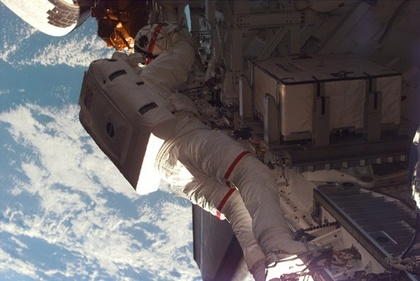
%> input picture Enhazing-Retinex/test.jpg, 420 x 281 px, shrunk from 590 x 395 before the run
$ octave Main_Retinex.m   (GNU Octave 9; MATLAB toolbox functions it lacks are replaced by stand-ins)
%> lines starting %> are read from the running program, lines starting %| are printed output that depends on the picture
### Enhazing-Retinex/retinex_frankle_mccann.m
function Retinex = retinex_frankle_mccann(L, nIterations)

% RETINEX_FRANKLE_McCANN:
%         Computes the raw Retinex output from an intensity image, based on the
%         original model described in:
%         Frankle, J. and McCann, J., "Method and Apparatus for Lightness Imaging"
%         US Patent #4,384,336, May 17, 1983
%
% INPUT:  L           - logarithmic single-channel intensity image to be processed
%         nIterations - number of Retinex iterations
%
% OUTPUT: Retinex     - raw Retinex output
%
% NOTES:  - The input image is assumed to be logarithmic and in the range [0..1]
%         - To obtain the retinex "sensation" prediction, a look-up-table needs to
%         be applied to the raw retinex output
%         - For colour images, apply the algorithm individually for each channel
%
% AUTHORS: Florian Ciurea, Brian Funt and John McCann.
%          Code developed at Simon Fraser University.
%
% For information about the code see: Brian Funt, Florian Ciurea, and John McCann
% "Retinex in Matlab," by Proceedings of the IS&T/SID Eighth Color Imaging
% Conference: Color Science, Systems and Applications, 2000, pp 112-121.
%
% paper available online at http://www.cs.sfu.ca/~colour/publications/IST-2000/
%
% Copyright 2000. Permission granted to use and copy the code for research and
% educational purposes only.  Sale of the code is not permitted. The code may be
% redistributed so long as the original source and authors are cited.

global RR IP OP NP Maximum
RR = L;
Maximum = max(L(:));                                 % maximum color value in the image
[nrows, ncols] = size(L);

shift = 2^(fix(log2(min(nrows, ncols)))-1);          % initial shift
OP = Maximum*ones(nrows, ncols);                     % initialize Old Product

while (abs(shift) >= 1)
   for i = 1:nIterations
      CompareWith(0, shift);                         % horizontal step
      CompareWith(shift, 0);                         % vertical step
   end
   shift = -shift/2;                                 % update the shift
end
Retinex = NP;

% [13 lines left out: function CompareWith, not called in this run]

### Enhazing-Retinex/Main_Retinex.m
%% 程序分享
% 个人博客 www.aomanhao.top
% Github https://github.com/AomanHao
% CSDN https://blog.csdn.net/Aoman_Hao
%--------------------------------------

clear
close all
clc
%% 读取图像
I=imread('test.jpg');
%> I is the input picture: size 281x420x3 uint8; mean R, G, B 102, 97.2, 99.4
figure;imshow(I);title('原图');

m=size(I,1);
%> m = 281
n=size(I,2);
%> n = 420
% 初始化矩阵
rr = zeros(m,n);
gg = zeros(m,n);
bb = zeros(m,n);
% eps的目的是防止分母出现0的时候产生正负无穷

% 如果反射率分量是乘性的，那需要变换到对数域
rr = log(double(I(:,:,1))+eps);
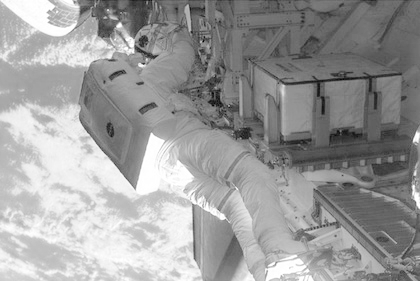
%> rr: size 281x420 double; min 2.71, max 5.54, mean 4.44; drawn with min black and max white
gg = log(double(I(:,:,2))+eps);
bb = log(double(I(:,:,3))+eps);
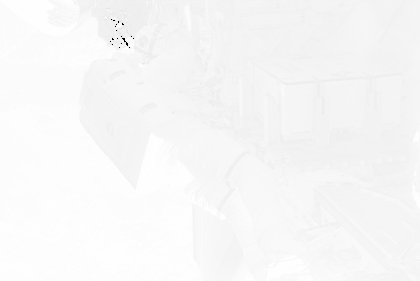
%> bb: size 281x420 double; min -36.04, max 5.54, mean 4.33; drawn with min black and max white

% 如果反射率分量是加性的，那只需要归一化就可以
% rr = double(rgb(:,:,1))+eps;
% gg = double(rgb(:,:,2))+eps;
% bb = double(rgb(:,:,3))+eps;

% 归一化
rr=rr/max(rr(:));
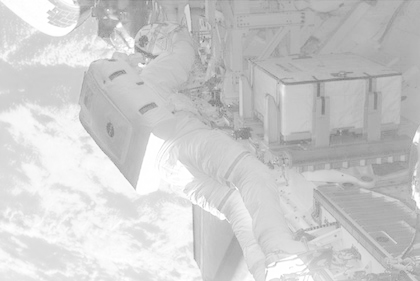
%> rr: size 281x420 double; min 0.489, max 1, mean 0.802
gg=gg/max(gg(:));
bb=bb/max(bb(:));

% Retinex算法
rrr = retinex_frankle_mccann(rr, 8);
%> in retinex_frankle_mccann, `Maximum = max(L(:));`: Maximum = 1
%> in retinex_frankle_mccann, `OP = Maximum*ones(nrows, ncols);`: OP: size 281x420 double; every value is 1
ggg = retinex_frankle_mccann(gg, 8);
bbb = retinex_frankle_mccann(bb, 8);

% e^5.54约等于255，这里Retinex算法输出的是指数分量,每个像素亮度与该点计算结果x的关系为：I=255^x
rrr = round(exp(rrr.*5.54));
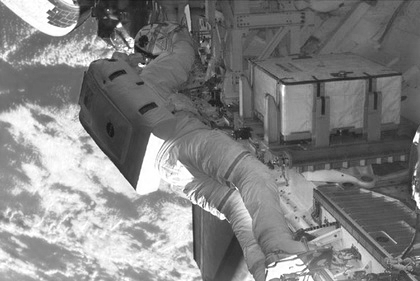
%> rrr: size 281x420 double; min 21, max 255, mean 129.9
ggg = round(exp(ggg.*5.54));
bbb = round(exp(bbb.*5.54));
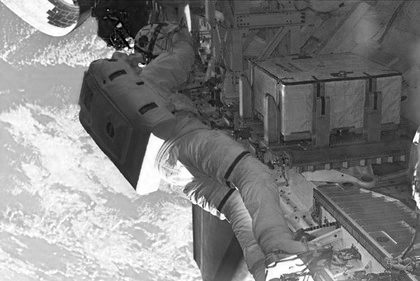
%> bbb: size 281x420 double; min 0, max 255, mean 127.4


RGB = cat(3,uint8(rrr),uint8(ggg),uint8(bbb));
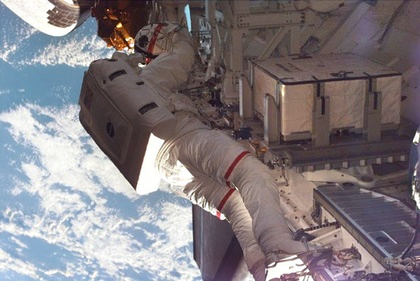
%> RGB: size 281x420x3 uint8; mean R, G, B 129.9, 122.9, 127.4
RGB = max(min(RGB,255),0);

figure;subplot(1,2,1);imshow(I);title('原图像');
subplot(1,2,2);imshow(RGB);title('新图像');
figure;subplot(1,2,1);imhist(rgb2gray(I));title('原图像的直方图');
subplot(1,2,2),imhist(rgb2gray(RGB));title('新图像的直方图');
%> after `title('新图像的直方图')`:
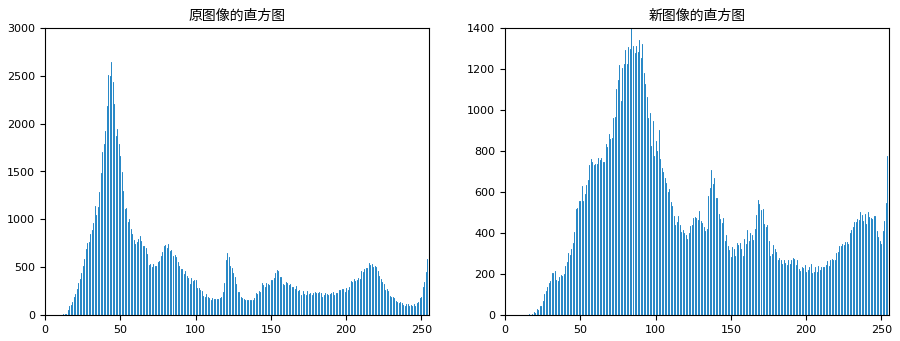
%> figure redrawn from the program's plot data, 2 panels; panel 1: highest point at x = 44, y = 2640; panel 2: highest point at x = 84, y = 1399
